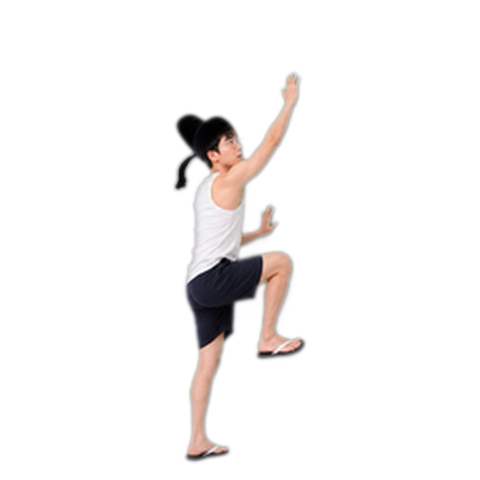
#> input picture pets/library/brother-judge/animations/climb/01.png, 480 x 480 px; its folder holds only this picture in this run
$ python audit_brother_judge_matting.py
#> lines starting #> are read from the running program, lines starting #| are printed output that depends on the picture; after the words box and inside, x2 and y2 are one past the last pixel; in counts of white or black regions, pixels touching at a corner belong together
#!/usr/bin/env python3
"""Scan brother-judge library frames for matting / clipping issues."""
from __future__ import annotations

import collections
import json
from pathlib import Path

from PIL import Image

ROOT = Path("pets/library/brother-judge/animations")
ALPHA = 24
OUT = Path("outputs/brother-judge-matting-audit.json")


def components(mask: Image.Image) -> list[tuple[int, int, int, int, int]]:
    w, h = mask.size
    data = list(mask.getdata())
    visited = [False] * (w * h)
    areas: list[tuple[int, int, int, int, int]] = []
    for y in range(h):
        for x in range(w):
            i = y * w + x
            if visited[i] or data[i] == 0:
                continue
            stack = [(x, y)]
            visited[i] = True
            area = 0
            minx = maxx = x
            miny = maxy = y
            while stack:
                cx, cy = stack.pop()
                area += 1
                minx = min(minx, cx)
                maxx = max(maxx, cx)
                miny = min(miny, cy)
                maxy = max(maxy, cy)
                for nx, ny in ((cx - 1, cy), (cx + 1, cy), (cx, cy - 1), (cx, cy + 1)):
                    if 0 <= nx < w and 0 <= ny < h:
                        j = ny * w + nx
                        if not visited[j] and data[j]:
                            visited[j] = True
                            stack.append((nx, ny))
            areas.append((area, minx, miny, maxx, maxy))
    areas.sort(reverse=True)
    return areas


def main() -> None:
    issues = []
    summary = []
    for action_dir in sorted(ROOT.iterdir()):
        if not action_dir.is_dir():
            continue
        action = action_dir.name
        for fp in sorted(action_dir.glob("*.png")):
            im = Image.open(fp).convert("RGBA")
#> im is the input picture: PIL image 480x480 RGBA; mean R, G, B, A 12.2, 10.3, 9.6, 19.7
            mask = im.getchannel("A").point(lambda v: 255 if v > ALPHA else 0)
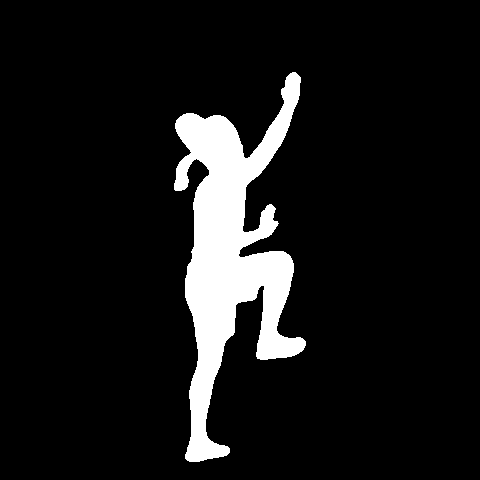
#> mask: PIL image 480x480 L; 9.1% white; 1 white region, box (x1, y1, x2, y2) and area: (174, 72, 306, 462) 21030
            bbox = mask.getbbox()
#> bbox = (174, 72, 306, 462)
            comps = components(mask)
#> in components, `data = list(mask.getdata())`: data = 230400 items
#> comps = [(21030, 174, 72, 305, 461)]
            total = sum(c[0] for c in comps) or 1
#> total = 21030
            significant = [c for c in comps if c[0] >= max(80, int(total * 0.02))]
#> significant = [(21030, 174, 72, 305, 461)]
            touches = []
            if bbox:
                if bbox[0] <= 1:
                    touches.append("L")
                if bbox[1] <= 1:
                    touches.append("T")
                if bbox[2] >= im.size[0] - 2:
                    touches.append("R")
                if bbox[3] >= im.size[1] - 2:
                    touches.append("B")
            detached = False
            if len(significant) >= 2:
                main = significant[0]
                for sec in significant[1:]:
                    mx0, my0, mx1, my1 = main[1:]
                    sx0, sy0, sx1, sy1 = sec[1:]
                    gap_x = sx0 > mx1 + 8 or mx0 > sx1 + 8
                    gap_y = sy0 > my1 + 8 or my0 > sy1 + 8
                    if gap_x or gap_y:
                        detached = True
            flags = []
            if detached:
                flags.append(f"detached_parts({len(significant)}comp)")
            side = set(touches) - {"B"}
            if side:
                flags.append("edge_touch:" + ",".join(sorted(side)))
            fragments = [c for c in comps if 20 <= c[0] < max(80, int(total * 0.02))]
#> fragments = []
            if fragments:
                flags.append(f"fragments({len(fragments)})")
            # large vertical hole inside bbox: sample empty rows in middle third
            hole = False
            if bbox and significant:
                x0, y0, x1, y1 = bbox
#> x0 = 174; y0 = 72; x1 = 306; y1 = 462
                mid_y0 = y0 + (y1 - y0) // 3
#> mid_y0 = 202
                mid_y1 = y0 + 2 * (y1 - y0) // 3
#> mid_y1 = 332
                empty_rows = 0
                for y in range(mid_y0, mid_y1):
                    row_has = False
                    for x in range(x0, x1 + 1):
                        if mask.getpixel((x, y)):
                            row_has = True
                            break
                    if not row_has:
                        empty_rows += 1
#> after the loop, empty_rows = 0
                if empty_rows >= 8:
                    hole = True
                    flags.append(f"mid_gap_rows({empty_rows})")
            row = {
                "action": action,
                "frame": fp.name,
                "path": str(fp).replace("\\", "/"),
                "size": list(im.size),
                "bbox": list(bbox) if bbox else None,
                "comps": len(comps),
                "sig": len(significant),
                "alpha": total,
                "flags": flags,
            }
            summary.append(row)
            if flags:
                issues.append(row)
#> pass 2 of the loop in main, `for action_dir in sorted(ROOT.iterdir()):`:
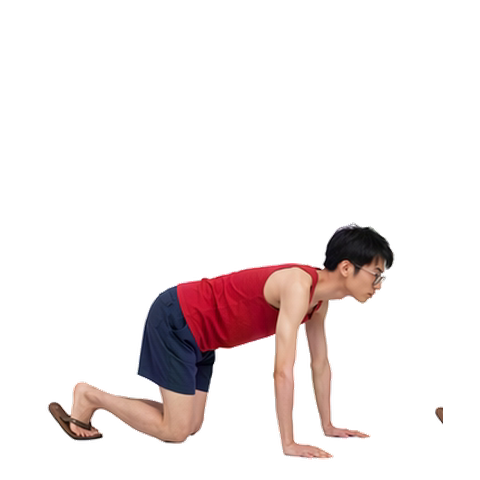
#> input picture pets/library/brother-judge/animations/crawl/01.png, 480 x 480 px
#> in main, im is the input picture: PIL image 480x480 RGBA; mean R, G, B, A 22.5, 15.2, 15, 33.9
#> in main, `mask = im.getchannel("A").point(lambda v: 255 if v > ALPHA else 0)`:
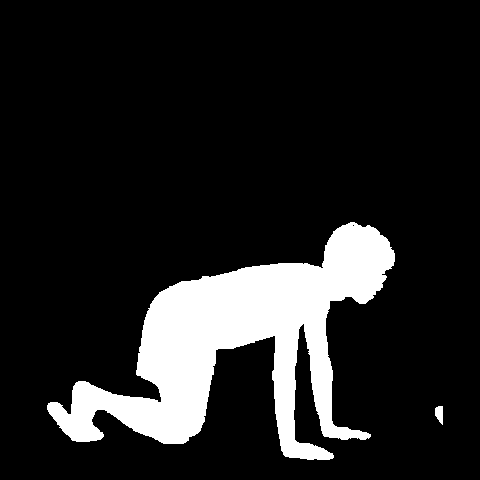
#> mask: PIL image 480x480 L; 13.6% white; 2 white regions, box (x1, y1, x2, y2) and area: (47, 222, 395, 460) 31281, (435, 406, 443, 425) 114
#> bbox = (47, 222, 443, 460)
#> comps = [(31281, 47, 222, 394, 459), (114, 435, 406, 442, 424)]
#> total = 31395
#> significant = [(31281, 47, 222, 394, 459)]
#> fragments = [(114, 435, 406, 442, 424)]
#> x0 = 47; y0 = 222; x1 = 443; y1 = 460
#> mid_y0 = 301
#> mid_y1 = 380

    OUT.parent.mkdir(parents=True, exist_ok=True)
    OUT.write_text(
        json.dumps({"issues": issues, "summary": summary}, ensure_ascii=False, indent=2),
        encoding="utf-8",
    )

    print("=== ISSUES ===")
    for r in issues:
        print(
            f"{r['action']}/{r['frame']}: {', '.join(r['flags'])} "
            f"bbox={r['bbox']} alpha={r['alpha']} sig={r['sig']}"
        )
#> this loop made 1 pass
#| crawl/01.png: fragments(1) bbox=[47, 222, 443, 460] alpha=31395 sig=1
    print(f"\nissue_frames={len(issues)} / total={len(summary)}")
#| issue_frames=1 / total=2
    print("\n=== BY ACTION ===")
    by = collections.defaultdict(list)
    for r in issues:
        by[r["action"]].append(r["frame"] + ":" + "|".join(r["flags"]))
    for a, items in sorted(by.items()):
        print(a, len(items), ";", "; ".join(items))
    print(f"\nwrote {OUT}")


if __name__ == "__main__":
    main()
